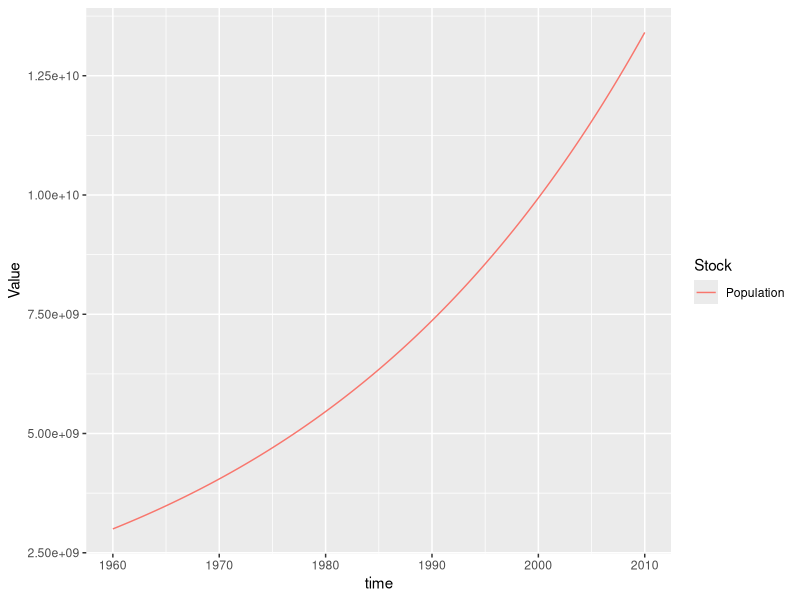

The R script that drew this image: (Note: this script raises an error after producing the figure.)
###########################################
# Translation of Vensim file.
# Date created: 2017-10-31 15:33:41
###########################################
library(deSolve)
library(ggplot2)
library(tidyr)
#Displaying the simulation run parameters
START_TIME <- 1960.000000
FINISH_TIME <- 2010.000000
TIME_STEP <- 0.125000
#Setting aux param to NULL
auxs<-NULL

#Generating the simulation time vector
simtime<-seq(1960.000000,2010.000000,by=0.125000)
# Writing global variables (stocks and dependent auxs)
stocks <-c( Population = 3e+09 )
# This is the model function called from ode
model <- function(time, stocks, auxs){
  with(as.list(c(stocks, auxs)),{
    GrowthFraction <- 0.03
    NumberAdded <- Population*GrowthFraction
    d_DT_Population  <- NumberAdded
    return (list(c(d_DT_Population)))
  })
}
# Function call to run simulation
o<-data.frame(ode(y=stocks,times=simtime,func=model,parms=auxs,method='euler'))
to<-gather(o,key=Stock,value=Value,2:ncol(o))
ggplot(data=to)+geom_line(aes(x=time,y=Value,colour=Stock))

ggplot()+geom_point(data=o,aes(x=time,y=Population))+geom_point(data=o1,aes(x=time,y=Population),colour="red")+geom_line()


#----------------------------------------------------
# Original text file exported from Vensim
#  Population = INTEG( Number Added , 3e+09) 
#  FINAL TIME = 2010
#  Growth Fraction = 0.0125
#  INITIAL TIME = 1960
#  Number Added = Population * Growth Fraction 
#  TIME STEP = 0.125
#----------------------------------------------------
